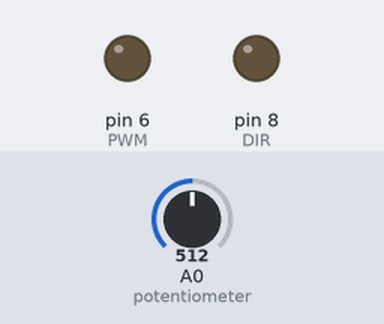
Recording of a sketch running on a simulated Arduino Uno, built with avr-gcc and run on an emulated ATmega328P. Parts: output pins drawn as LEDs (lit = HIGH). The inputs (shaded band) are chosen by the test bench; at power-on: A0 (potentiometer) = 512. What the sketch prints to the serial monitor is not drawn.

Above: at 0.1 s.
At 0.66 s:
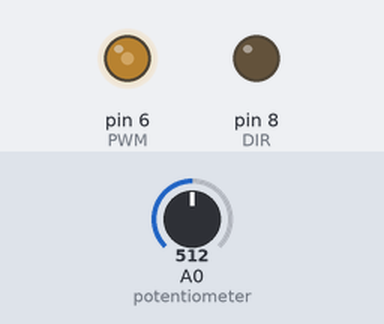
Timing chart, 0 to 2.3 s (numbered marks = the images above):
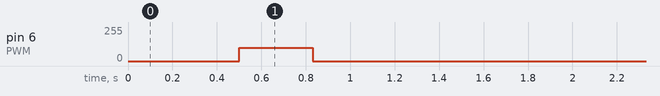

The sketch:

openLoop_v1.ino
```cpp
#include <Arduino.h>
#include <stdio.h>
#include <math.h>

#define SPEED 100
#define PWM 6 //PWM pin
#define DIR 8 //Direction pin
#define MAXANG 200 //Maximum angle
#define MINANG 18 //Minimum angle
#define THRESHOLD 5
#define ACW 0
#define CW 255

void setup()
{
  Serial.begin(9600);
  delay(500);
  pinMode(PWM, OUTPUT);
  pinMode(DIR, OUTPUT);
}

void loop()
{

  setPos(-30);
  while(1){
    analogWrite(PWM, 0);
    Serial.println(potAngle());
  }


}


void setPos(double ang){

  double tDelay = 1000*abs(ang)*0.011*(100.0/SPEED); //*1000 to convert to seconds, 0.011 is the time per degree in seconds, 100/SPEED to normalise the time for speeds.

  if(ang>0){
      analogWrite(PWM, SPEED);
      analogWrite(DIR, CW);
      Serial.println(potAngle());
      delay(tDelay);
      analogWrite(PWM, 0);
  }
  else{
      analogWrite(PWM, SPEED);
      analogWrite(DIR, ACW);
      Serial.println(potAngle());
      delay(tDelay);
      analogWrite(PWM, 0);
  }
  delay(30);
}

double potAngle(){

    double potValue = analogRead(A0); //Getting the current potentiometer value
    double potAngle360 = (270/1023.0)*potValue; //Convering the pot position to cartesian angle

    //Serial.println(potAngle360); //Printing pot angle to serial monitor

    return potAngle360;
}
```

Measured:
- by itself, pin 6 (PWM): 0/255 → 100/255 at 0.50 s, → 0/255 0.33 s later
